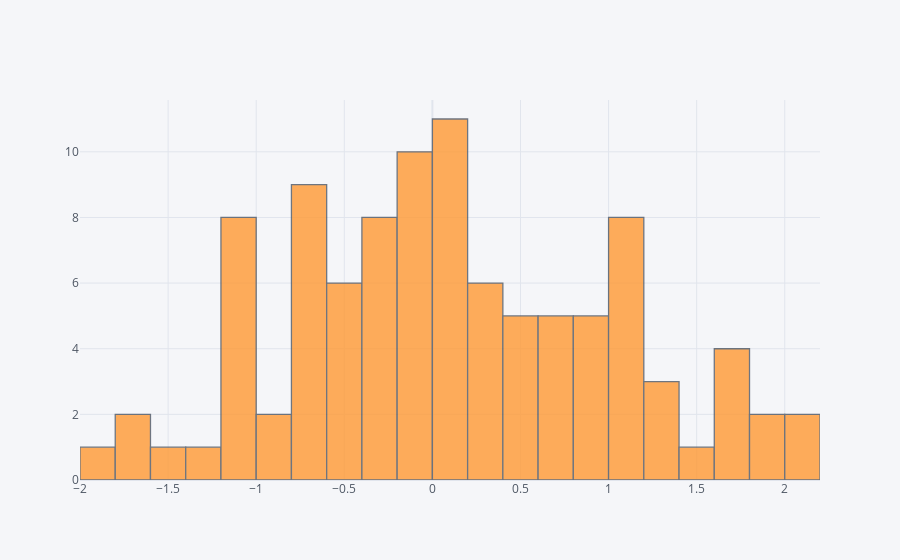

The notebook cell this image was saved under:
### Markdown cell above
## histogram

### Code cell
df['A'].iplot(kind='hist',bins=25)

### Figure 1 — Plotly figure (JSON) as saved in the notebook; plotly's stock layout.template omitted (floating-point values rounded to 4 significant figures)
{"data": [{"histfunc": "count", "histnorm": "", "marker": {"color": "rgba(255, 153, 51, 1.0)", "line": {"color": "#4D5663", "width": 1.3}}, "name": "A", "nbinsx": 25, "opacity": 0.8, "orientation": "v", "type": "histogram", "x": [0.584, -0.1769, -0.718, 1.797, 0.316, -0.6377, -0.3294, 0.05667, 1.826, -1.062, 1.302, 0.6437, -1.15, -0.2842, -0.1222, -0.644, -0.1486, -0.07201, -0.5627, -0.6352, 0.005257, 1.135, 1.158, 1.17, -0.8956, 0.3317, -0.3713, -0.1853, 0.3591, -1.182, 0.5205, 0.9384, -0.1752, 0.1314, 1.704, -0.6185, -0.2474, -0.633, -0.6942, 0.283, -1.367, -0.7827, 0.8978, -1.517, 0.06464, 1.023, 1.01, 1.058, 0.1748, -1.166, 0.9511, 0.4401, 1.728, -0.3585, 1.044, -0.09196, -1.011, 1.674, 0.5202, -0.5305, -0.02018, 1.067, -0.6511, 1.53, -0.1736, -1.785, -0.49, 0.01048, -1.781, -0.2273, 0.4809, 1.823, 0.2914, 2.163, -1.826, -0.5575, 0.0848, -0.2139, 0.7942, 1.27, 0.8786, 1.304, -1.19, 0.9697, -0.5181, 2.185, -1.167, 0.3562, -0.1012, -0.3293, 0.6169, 0.6382, 0.1983, -0.823, -0.5983, 0.01171, 0.04916, -1.16, 0.1219, 0.7783]}], "layout": {"barmode": "overlay", "legend": {"bgcolor": "#F5F6F9", "font": {"color": "#4D5663"}}, "paper_bgcolor": "#F5F6F9", "plot_bgcolor": "#F5F6F9", "title": {"font": {"color": "#4D5663"}}, "xaxis": {"gridcolor": "#E1E5ED", "showgrid": true, "tickfont": {"color": "#4D5663"}, "title": {"font": {"color": "#4D5663"}, "text": ""}, "zerolinecolor": "#E1E5ED"}, "yaxis": {"gridcolor": "#E1E5ED", "showgrid": true, "tickfont": {"color": "#4D5663"}, "title": {"font": {"color": "#4D5663"}, "text": ""}, "zerolinecolor": "#E1E5ED"}}}
